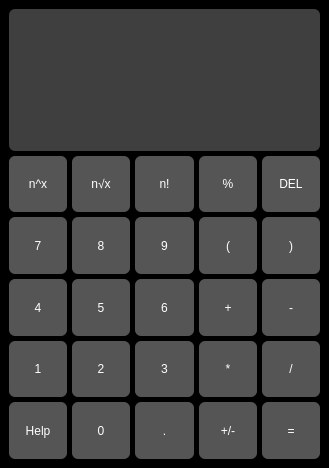
<?xml version="1.0" encoding="UTF-8"?>
<ui version="4.0">
 <class>MainWindow</class>
 <widget class="QMainWindow" name="MainWindow">
  <property name="geometry">
   <rect>
    <x>0</x>
    <y>0</y>
    <width>329</width>
    <height>468</height>
   </rect>
  </property>
  <property name="windowTitle">
   <string>MainWindow</string>
  </property>
  <property name="autoFillBackground">
   <bool>false</bool>
  </property>
  <property name="styleSheet">
   <string notr="true">QMainWindow {
    background-color: #000000;
}</string>
  </property>
  <widget class="QWidget" name="centralwidget">
   <layout class="QGridLayout" name="gridLayout">
    <item row="0" column="0">
     <layout class="QGridLayout" name="grid_layout" rowstretch="5,2,2,2,2,2" columnstretch="1,1,1,1,1">
      <property name="sizeConstraint">
       <enum>QLayout::SizeConstraint::SetMinimumSize</enum>
      </property>
      <property name="spacing">
       <number>5</number>
      </property>
      <item row="1" column="3">
       <widget class="QPushButton" name="pushButton_modulo">
        <property name="sizePolicy">
         <sizepolicy hsizetype="Expanding" vsizetype="Expanding">
          <horstretch>0</horstretch>
          <verstretch>0</verstretch>
         </sizepolicy>
        </property>
        <property name="mouseTracking">
         <bool>true</bool>
        </property>
        <property name="autoFillBackground">
         <bool>false</bool>
        </property>
        <property name="styleSheet">
         <string notr="true">QPushButton {
    background-color: #555555;   /* základní šedá */
    color: white;                /* bílý text */
    border: none;
    border-radius: 6px;          /* jemné zaoblení */
    padding: 6px 12px;
}

QPushButton:hover {
    background-color: #666666;   /* lehce světlejší při najetí */
}

QPushButton:pressed {
    background-color: #888888;   /* zesvětlení při kliknutí */
}</string>
        </property>
        <property name="text">
         <string>%</string>
        </property>
       </widget>
      </item>
      <item row="4" column="0">
       <widget class="QPushButton" name="pushButton_1">
        <property name="sizePolicy">
         <sizepolicy hsizetype="Expanding" vsizetype="Expanding">
          <horstretch>0</horstretch>
          <verstretch>0</verstretch>
         </sizepolicy>
        </property>
        <property name="mouseTracking">
         <bool>true</bool>
        </property>
        <property name="autoFillBackground">
         <bool>false</bool>
        </property>
        <property name="styleSheet">
         <string notr="true">QPushButton {
    background-color: #555555;   /* základní šedá */
    color: white;                /* bílý text */
    border: none;
    border-radius: 6px;          /* jemné zaoblení */
    padding: 6px 12px;
}

QPushButton:hover {
    background-color: #666666;   /* lehce světlejší při najetí */
}

QPushButton:pressed {
    background-color: #888888;   /* zesvětlení při kliknutí */
}</string>
        </property>
        <property name="text">
         <string>1</string>
        </property>
       </widget>
      </item>
      <item row="3" column="3">
       <widget class="QPushButton" name="pushButton_add">
        <property name="sizePolicy">
         <sizepolicy hsizetype="Expanding" vsizetype="Expanding">
          <horstretch>0</horstretch>
          <verstretch>0</verstretch>
         </sizepolicy>
        </property>
        <property name="mouseTracking">
         <bool>true</bool>
        </property>
        <property name="autoFillBackground">
         <bool>false</bool>
        </property>
        <property name="styleSheet">
         <string notr="true">QPushButton {
    background-color: #555555;   /* základní šedá */
    color: white;                /* bílý text */
    border: none;
    border-radius: 6px;          /* jemné zaoblení */
    padding: 6px 12px;
}

QPushButton:hover {
    background-color: #666666;   /* lehce světlejší při najetí */
}

QPushButton:pressed {
    background-color: #888888;   /* zesvětlení při kliknutí */
}</string>
        </property>
        <property name="text">
         <string>+</string>
        </property>
       </widget>
      </item>
      <item row="3" column="0">
       <widget class="QPushButton" name="pushButton_4">
        <property name="sizePolicy">
         <sizepolicy hsizetype="Expanding" vsizetype="Expanding">
          <horstretch>0</horstretch>
          <verstretch>0</verstretch>
         </sizepolicy>
        </property>
        <property name="mouseTracking">
         <bool>true</bool>
        </property>
        <property name="autoFillBackground">
         <bool>false</bool>
        </property>
        <property name="styleSheet">
         <string notr="true">QPushButton {
    background-color: #555555;   /* základní šedá */
    color: white;                /* bílý text */
    border: none;
    border-radius: 6px;          /* jemné zaoblení */
    padding: 6px 12px;
}

QPushButton:hover {
    background-color: #666666;   /* lehce světlejší při najetí */
}

QPushButton:pressed {
    background-color: #888888;   /* zesvětlení při kliknutí */
}</string>
        </property>
        <property name="text">
         <string>4</string>
        </property>
       </widget>
      </item>
      <item row="3" column="1">
       <widget class="QPushButton" name="pushButton_5">
        <property name="sizePolicy">
         <sizepolicy hsizetype="Expanding" vsizetype="Expanding">
          <horstretch>0</horstretch>
          <verstretch>0</verstretch>
         </sizepolicy>
        </property>
        <property name="mouseTracking">
         <bool>true</bool>
        </property>
        <property name="autoFillBackground">
         <bool>false</bool>
        </property>
        <property name="styleSheet">
         <string notr="true">QPushButton {
    background-color: #555555;   /* základní šedá */
    color: white;                /* bílý text */
    border: none;
    border-radius: 6px;          /* jemné zaoblení */
    padding: 6px 12px;
}

QPushButton:hover {
    background-color: #666666;   /* lehce světlejší při najetí */
}

QPushButton:pressed {
    background-color: #888888;   /* zesvětlení při kliknutí */
}</string>
        </property>
        <property name="text">
         <string>5</string>
        </property>
       </widget>
      </item>
      <item row="5" column="1">
       <widget class="QPushButton" name="pushButton_0">
        <property name="sizePolicy">
         <sizepolicy hsizetype="Expanding" vsizetype="Expanding">
          <horstretch>0</horstretch>
          <verstretch>0</verstretch>
         </sizepolicy>
        </property>
        <property name="mouseTracking">
         <bool>true</bool>
        </property>
        <property name="autoFillBackground">
         <bool>false</bool>
        </property>
        <property name="styleSheet">
         <string notr="true">QPushButton {
    background-color: #555555;   /* základní šedá */
    color: white;                /* bílý text */
    border: none;
    border-radius: 6px;          /* jemné zaoblení */
    padding: 6px 12px;
}

QPushButton:hover {
    background-color: #666666;   /* lehce světlejší při najetí */
}

QPushButton:pressed {
    background-color: #888888;   /* zesvětlení při kliknutí */
}</string>
        </property>
        <property name="text">
         <string>0</string>
        </property>
       </widget>
      </item>
      <item row="4" column="4">
       <widget class="QPushButton" name="pushButton_divide">
        <property name="sizePolicy">
         <sizepolicy hsizetype="Expanding" vsizetype="Expanding">
          <horstretch>0</horstretch>
          <verstretch>0</verstretch>
         </sizepolicy>
        </property>
        <property name="mouseTracking">
         <bool>true</bool>
        </property>
        <property name="autoFillBackground">
         <bool>false</bool>
        </property>
        <property name="styleSheet">
         <string notr="true">QPushButton {
    background-color: #555555;   /* základní šedá */
    color: white;                /* bílý text */
    border: none;
    border-radius: 6px;          /* jemné zaoblení */
    padding: 6px 12px;
}

QPushButton:hover {
    background-color: #666666;   /* lehce světlejší při najetí */
}

QPushButton:pressed {
    background-color: #888888;   /* zesvětlení při kliknutí */
}</string>
        </property>
        <property name="text">
         <string>/</string>
        </property>
       </widget>
      </item>
      <item row="0" column="0" colspan="5">
       <widget class="QLabel" name="Display">
        <property name="sizePolicy">
         <sizepolicy hsizetype="Expanding" vsizetype="Expanding">
          <horstretch>0</horstretch>
          <verstretch>0</verstretch>
         </sizepolicy>
        </property>
        <property name="maximumSize">
         <size>
          <width>100000</width>
          <height>100000</height>
         </size>
        </property>
        <property name="font">
         <font>
          <pointsize>20</pointsize>
         </font>
        </property>
        <property name="autoFillBackground">
         <bool>false</bool>
        </property>
        <property name="styleSheet">
         <string notr="true">QLabel {
    background-color: #3f3f3f;   /* tmavší než button */
    color: white;                /* bílý text */
    border-radius: 6px;          /* jemné zaoblení */
    padding: 4px 8px;            /* trochu prostoru kolem textu */
}</string>
        </property>
        <property name="frameShadow">
         <enum>QFrame::Shadow::Plain</enum>
        </property>
        <property name="text">
         <string/>
        </property>
        <property name="alignment">
         <set>Qt::AlignmentFlag::AlignRight|Qt::AlignmentFlag::AlignTrailing|Qt::AlignmentFlag::AlignVCenter</set>
        </property>
       </widget>
      </item>
      <item row="3" column="4">
       <widget class="QPushButton" name="pushButton_subtract">
        <property name="sizePolicy">
         <sizepolicy hsizetype="Expanding" vsizetype="Expanding">
          <horstretch>0</horstretch>
          <verstretch>0</verstretch>
         </sizepolicy>
        </property>
        <property name="mouseTracking">
         <bool>true</bool>
        </property>
        <property name="autoFillBackground">
         <bool>false</bool>
        </property>
        <property name="styleSheet">
         <string notr="true">QPushButton {
    background-color: #555555;   /* základní šedá */
    color: white;                /* bílý text */
    border: none;
    border-radius: 6px;          /* jemné zaoblení */
    padding: 6px 12px;
}

QPushButton:hover {
    background-color: #666666;   /* lehce světlejší při najetí */
}

QPushButton:pressed {
    background-color: #888888;   /* zesvětlení při kliknutí */
}</string>
        </property>
        <property name="text">
         <string>-</string>
        </property>
       </widget>
      </item>
      <item row="2" column="0">
       <widget class="QPushButton" name="pushButton_7">
        <property name="sizePolicy">
         <sizepolicy hsizetype="Expanding" vsizetype="Expanding">
          <horstretch>0</horstretch>
          <verstretch>0</verstretch>
         </sizepolicy>
        </property>
        <property name="mouseTracking">
         <bool>true</bool>
        </property>
        <property name="autoFillBackground">
         <bool>false</bool>
        </property>
        <property name="styleSheet">
         <string notr="true">QPushButton {
    background-color: #555555;   /* základní šedá */
    color: white;                /* bílý text */
    border: none;
    border-radius: 6px;          /* jemné zaoblení */
    padding: 6px 12px;
}

QPushButton:hover {
    background-color: #666666;   /* lehce světlejší při najetí */
}

QPushButton:pressed {
    background-color: #888888;   /* zesvětlení při kliknutí */
}</string>
        </property>
        <property name="text">
         <string>7</string>
        </property>
       </widget>
      </item>
      <item row="1" column="4">
       <widget class="QPushButton" name="pushButton_delete">
        <property name="sizePolicy">
         <sizepolicy hsizetype="Expanding" vsizetype="Expanding">
          <horstretch>0</horstretch>
          <verstretch>0</verstretch>
         </sizepolicy>
        </property>
        <property name="mouseTracking">
         <bool>true</bool>
        </property>
        <property name="autoFillBackground">
         <bool>false</bool>
        </property>
        <property name="styleSheet">
         <string notr="true">QPushButton {
    background-color: #555555;   /* základní šedá */
    color: white;                /* bílý text */
    border: none;
    border-radius: 6px;          /* jemné zaoblení */
    padding: 6px 12px;
}

QPushButton:hover {
    background-color: #666666;   /* lehce světlejší při najetí */
}

QPushButton:pressed {
    background-color: #888888;   /* zesvětlení při kliknutí */
}</string>
        </property>
        <property name="text">
         <string>DEL</string>
        </property>
       </widget>
      </item>
      <item row="4" column="1">
       <widget class="QPushButton" name="pushButton_2">
        <property name="sizePolicy">
         <sizepolicy hsizetype="Expanding" vsizetype="Expanding">
          <horstretch>0</horstretch>
          <verstretch>0</verstretch>
         </sizepolicy>
        </property>
        <property name="mouseTracking">
         <bool>true</bool>
        </property>
        <property name="autoFillBackground">
         <bool>false</bool>
        </property>
        <property name="styleSheet">
         <string notr="true">QPushButton {
    background-color: #555555;   /* základní šedá */
    color: white;                /* bílý text */
    border: none;
    border-radius: 6px;          /* jemné zaoblení */
    padding: 6px 12px;
}

QPushButton:hover {
    background-color: #666666;   /* lehce světlejší při najetí */
}

QPushButton:pressed {
    background-color: #888888;   /* zesvětlení při kliknutí */
}</string>
        </property>
        <property name="text">
         <string>2</string>
        </property>
       </widget>
      </item>
      <item row="1" column="2">
       <widget class="QPushButton" name="pushButton_factorial">
        <property name="sizePolicy">
         <sizepolicy hsizetype="Expanding" vsizetype="Expanding">
          <horstretch>0</horstretch>
          <verstretch>0</verstretch>
         </sizepolicy>
        </property>
        <property name="mouseTracking">
         <bool>true</bool>
        </property>
        <property name="autoFillBackground">
         <bool>false</bool>
        </property>
        <property name="styleSheet">
         <string notr="true">QPushButton {
    background-color: #555555;   /* základní šedá */
    color: white;                /* bílý text */
    border: none;
    border-radius: 6px;          /* jemné zaoblení */
    padding: 6px 12px;
}

QPushButton:hover {
    background-color: #666666;   /* lehce světlejší při najetí */
}

QPushButton:pressed {
    background-color: #888888;   /* zesvětlení při kliknutí */
}</string>
        </property>
        <property name="text">
         <string>n!</string>
        </property>
       </widget>
      </item>
      <item row="5" column="3">
       <widget class="QPushButton" name="pushButton_sign">
        <property name="sizePolicy">
         <sizepolicy hsizetype="Expanding" vsizetype="Expanding">
          <horstretch>0</horstretch>
          <verstretch>0</verstretch>
         </sizepolicy>
        </property>
        <property name="mouseTracking">
         <bool>true</bool>
        </property>
        <property name="autoFillBackground">
         <bool>false</bool>
        </property>
        <property name="styleSheet">
         <string notr="true">QPushButton {
    background-color: #555555;   /* základní šedá */
    color: white;                /* bílý text */
    border: none;
    border-radius: 6px;          /* jemné zaoblení */
    padding: 6px 12px;
}

QPushButton:hover {
    background-color: #666666;   /* lehce světlejší při najetí */
}

QPushButton:pressed {
    background-color: #888888;   /* zesvětlení při kliknutí */
}</string>
        </property>
        <property name="text">
         <string>+/-</string>
        </property>
       </widget>
      </item>
      <item row="5" column="4">
       <widget class="QPushButton" name="pushButton_calculate">
        <property name="sizePolicy">
         <sizepolicy hsizetype="Expanding" vsizetype="Expanding">
          <horstretch>0</horstretch>
          <verstretch>0</verstretch>
         </sizepolicy>
        </property>
        <property name="mouseTracking">
         <bool>true</bool>
        </property>
        <property name="autoFillBackground">
         <bool>false</bool>
        </property>
        <property name="styleSheet">
         <string notr="true">QPushButton {
    background-color: #555555;   /* základní šedá */
    color: white;                /* bílý text */
    border: none;
    border-radius: 6px;          /* jemné zaoblení */
    padding: 6px 12px;
}

QPushButton:hover {
    background-color: #666666;   /* lehce světlejší při najetí */
}

QPushButton:pressed {
    background-color: #888888;   /* zesvětlení při kliknutí */
}</string>
        </property>
        <property name="text">
         <string>=</string>
        </property>
       </widget>
      </item>
      <item row="4" column="3">
       <widget class="QPushButton" name="pushButton_multiply">
        <property name="sizePolicy">
         <sizepolicy hsizetype="Expanding" vsizetype="Expanding">
          <horstretch>0</horstretch>
          <verstretch>0</verstretch>
         </sizepolicy>
        </property>
        <property name="mouseTracking">
         <bool>true</bool>
        </property>
        <property name="autoFillBackground">
         <bool>false</bool>
        </property>
        <property name="styleSheet">
         <string notr="true">QPushButton {
    background-color: #555555;   /* základní šedá */
    color: white;                /* bílý text */
    border: none;
    border-radius: 6px;          /* jemné zaoblení */
    padding: 6px 12px;
}

QPushButton:hover {
    background-color: #666666;   /* lehce světlejší při najetí */
}

QPushButton:pressed {
    background-color: #888888;   /* zesvětlení při kliknutí */
}</string>
        </property>
        <property name="text">
         <string>*</string>
        </property>
       </widget>
      </item>
      <item row="4" column="2">
       <widget class="QPushButton" name="pushButton_3">
        <property name="sizePolicy">
         <sizepolicy hsizetype="Expanding" vsizetype="Expanding">
          <horstretch>0</horstretch>
          <verstretch>0</verstretch>
         </sizepolicy>
        </property>
        <property name="mouseTracking">
         <bool>true</bool>
        </property>
        <property name="autoFillBackground">
         <bool>false</bool>
        </property>
        <property name="styleSheet">
         <string notr="true">QPushButton {
    background-color: #555555;   /* základní šedá */
    color: white;                /* bílý text */
    border: none;
    border-radius: 6px;          /* jemné zaoblení */
    padding: 6px 12px;
}

QPushButton:hover {
    background-color: #666666;   /* lehce světlejší při najetí */
}

QPushButton:pressed {
    background-color: #888888;   /* zesvětlení při kliknutí */
}</string>
        </property>
        <property name="text">
         <string>3</string>
        </property>
       </widget>
      </item>
      <item row="5" column="2">
       <widget class="QPushButton" name="pushButton_dot">
        <property name="sizePolicy">
         <sizepolicy hsizetype="Expanding" vsizetype="Expanding">
          <horstretch>0</horstretch>
          <verstretch>0</verstretch>
         </sizepolicy>
        </property>
        <property name="mouseTracking">
         <bool>true</bool>
        </property>
        <property name="autoFillBackground">
         <bool>false</bool>
        </property>
        <property name="styleSheet">
         <string notr="true">QPushButton {
    background-color: #555555;   /* základní šedá */
    color: white;                /* bílý text */
    border: none;
    border-radius: 6px;          /* jemné zaoblení */
    padding: 6px 12px;
}

QPushButton:hover {
    background-color: #666666;   /* lehce světlejší při najetí */
}

QPushButton:pressed {
    background-color: #888888;   /* zesvětlení při kliknutí */
}</string>
        </property>
        <property name="text">
         <string>.</string>
        </property>
       </widget>
      </item>
      <item row="3" column="2">
       <widget class="QPushButton" name="pushButton_6">
        <property name="sizePolicy">
         <sizepolicy hsizetype="Expanding" vsizetype="Expanding">
          <horstretch>0</horstretch>
          <verstretch>0</verstretch>
         </sizepolicy>
        </property>
        <property name="mouseTracking">
         <bool>true</bool>
        </property>
        <property name="autoFillBackground">
         <bool>false</bool>
        </property>
        <property name="styleSheet">
         <string notr="true">QPushButton {
    background-color: #555555;   /* základní šedá */
    color: white;                /* bílý text */
    border: none;
    border-radius: 6px;          /* jemné zaoblení */
    padding: 6px 12px;
}

QPushButton:hover {
    background-color: #666666;   /* lehce světlejší při najetí */
}

QPushButton:pressed {
    background-color: #888888;   /* zesvětlení při kliknutí */
}</string>
        </property>
        <property name="text">
         <string>6</string>
        </property>
       </widget>
      </item>
      <item row="5" column="0">
       <widget class="QPushButton" name="pushButton_help">
        <property name="sizePolicy">
         <sizepolicy hsizetype="Expanding" vsizetype="Expanding">
          <horstretch>0</horstretch>
          <verstretch>0</verstretch>
         </sizepolicy>
        </property>
        <property name="mouseTracking">
         <bool>true</bool>
        </property>
        <property name="autoFillBackground">
         <bool>false</bool>
        </property>
        <property name="styleSheet">
         <string notr="true">QPushButton {
    background-color: #555555;   /* základní šedá */
    color: white;                /* bílý text */
    border: none;
    border-radius: 6px;          /* jemné zaoblení */
    padding: 6px 12px;
}

QPushButton:hover {
    background-color: #666666;   /* lehce světlejší při najetí */
}

QPushButton:pressed {
    background-color: #888888;   /* zesvětlení při kliknutí */
}</string>
        </property>
        <property name="text">
         <string>Help</string>
        </property>
       </widget>
      </item>
      <item row="1" column="0">
       <widget class="QPushButton" name="pushButton_power">
        <property name="sizePolicy">
         <sizepolicy hsizetype="Expanding" vsizetype="Expanding">
          <horstretch>0</horstretch>
          <verstretch>0</verstretch>
         </sizepolicy>
        </property>
        <property name="mouseTracking">
         <bool>true</bool>
        </property>
        <property name="autoFillBackground">
         <bool>false</bool>
        </property>
        <property name="styleSheet">
         <string notr="true">QPushButton {
    background-color: #555555;   /* základní šedá */
    color: white;                /* bílý text */
    border: none;
    border-radius: 6px;          /* jemné zaoblení */
    padding: 6px 12px;
}

QPushButton:hover {
    background-color: #666666;   /* lehce světlejší při najetí */
}

QPushButton:pressed {
    background-color: #888888;   /* zesvětlení při kliknutí */
}</string>
        </property>
        <property name="text">
         <string>n^x</string>
        </property>
       </widget>
      </item>
      <item row="2" column="1">
       <widget class="QPushButton" name="pushButton_8">
        <property name="sizePolicy">
         <sizepolicy hsizetype="Expanding" vsizetype="Expanding">
          <horstretch>0</horstretch>
          <verstretch>0</verstretch>
         </sizepolicy>
        </property>
        <property name="mouseTracking">
         <bool>true</bool>
        </property>
        <property name="autoFillBackground">
         <bool>false</bool>
        </property>
        <property name="styleSheet">
         <string notr="true">QPushButton {
    background-color: #555555;   /* základní šedá */
    color: white;                /* bílý text */
    border: none;
    border-radius: 6px;          /* jemné zaoblení */
    padding: 6px 12px;
}

QPushButton:hover {
    background-color: #666666;   /* lehce světlejší při najetí */
}

QPushButton:pressed {
    background-color: #888888;   /* zesvětlení při kliknutí */
}</string>
        </property>
        <property name="text">
         <string>8</string>
        </property>
       </widget>
      </item>
      <item row="1" column="1">
       <widget class="QPushButton" name="pushButton_root">
        <property name="sizePolicy">
         <sizepolicy hsizetype="Expanding" vsizetype="Expanding">
          <horstretch>0</horstretch>
          <verstretch>0</verstretch>
         </sizepolicy>
        </property>
        <property name="mouseTracking">
         <bool>true</bool>
        </property>
        <property name="autoFillBackground">
         <bool>false</bool>
        </property>
        <property name="styleSheet">
         <string notr="true">QPushButton {
    background-color: #555555;   /* základní šedá */
    color: white;                /* bílý text */
    border: none;
    border-radius: 6px;          /* jemné zaoblení */
    padding: 6px 12px;
}

QPushButton:hover {
    background-color: #666666;   /* lehce světlejší při najetí */
}

QPushButton:pressed {
    background-color: #888888;   /* zesvětlení při kliknutí */
}</string>
        </property>
        <property name="text">
         <string>n√x</string>
        </property>
       </widget>
      </item>
      <item row="2" column="2">
       <widget class="QPushButton" name="pushButton_9">
        <property name="sizePolicy">
         <sizepolicy hsizetype="Expanding" vsizetype="Expanding">
          <horstretch>0</horstretch>
          <verstretch>0</verstretch>
         </sizepolicy>
        </property>
        <property name="mouseTracking">
         <bool>true</bool>
        </property>
        <property name="autoFillBackground">
         <bool>false</bool>
        </property>
        <property name="styleSheet">
         <string notr="true">QPushButton {
    background-color: #555555;   /* základní šedá */
    color: white;                /* bílý text */
    border: none;
    border-radius: 6px;          /* jemné zaoblení */
    padding: 6px 12px;
}

QPushButton:hover {
    background-color: #666666;   /* lehce světlejší při najetí */
}

QPushButton:pressed {
    background-color: #888888;   /* zesvětlení při kliknutí */
}</string>
        </property>
        <property name="text">
         <string>9</string>
        </property>
       </widget>
      </item>
      <item row="2" column="3">
       <widget class="QPushButton" name="pushButton_left">
        <property name="sizePolicy">
         <sizepolicy hsizetype="Expanding" vsizetype="Expanding">
          <horstretch>0</horstretch>
          <verstretch>0</verstretch>
         </sizepolicy>
        </property>
        <property name="mouseTracking">
         <bool>true</bool>
        </property>
        <property name="autoFillBackground">
         <bool>false</bool>
        </property>
        <property name="styleSheet">
         <string notr="true">QPushButton {
    background-color: #555555;   /* základní šedá */
    color: white;                /* bílý text */
    border: none;
    border-radius: 6px;          /* jemné zaoblení */
    padding: 6px 12px;
}

QPushButton:hover {
    background-color: #666666;   /* lehce světlejší při najetí */
}

QPushButton:pressed {
    background-color: #888888;   /* zesvětlení při kliknutí */
}</string>
        </property>
        <property name="text">
         <string>(</string>
        </property>
       </widget>
      </item>
      <item row="2" column="4">
       <widget class="QPushButton" name="pushButton_right">
        <property name="sizePolicy">
         <sizepolicy hsizetype="Expanding" vsizetype="Expanding">
          <horstretch>0</horstretch>
          <verstretch>0</verstretch>
         </sizepolicy>
        </property>
        <property name="mouseTracking">
         <bool>true</bool>
        </property>
        <property name="autoFillBackground">
         <bool>false</bool>
        </property>
        <property name="styleSheet">
         <string notr="true">QPushButton {
    background-color: #555555;   /* základní šedá */
    color: white;                /* bílý text */
    border: none;
    border-radius: 6px;          /* jemné zaoblení */
    padding: 6px 12px;
}

QPushButton:hover {
    background-color: #666666;   /* lehce světlejší při najetí */
}

QPushButton:pressed {
    background-color: #888888;   /* zesvětlení při kliknutí */
}</string>
        </property>
        <property name="text">
         <string>)</string>
        </property>
       </widget>
      </item>
     </layout>
    </item>
   </layout>
  </widget>
  <widget class="QMenuBar" name="menubar">
   <property name="geometry">
    <rect>
     <x>0</x>
     <y>0</y>
     <width>329</width>
     <height>22</height>
    </rect>
   </property>
  </widget>
 </widget>
 <resources/>
 <connections/>
</ui>
